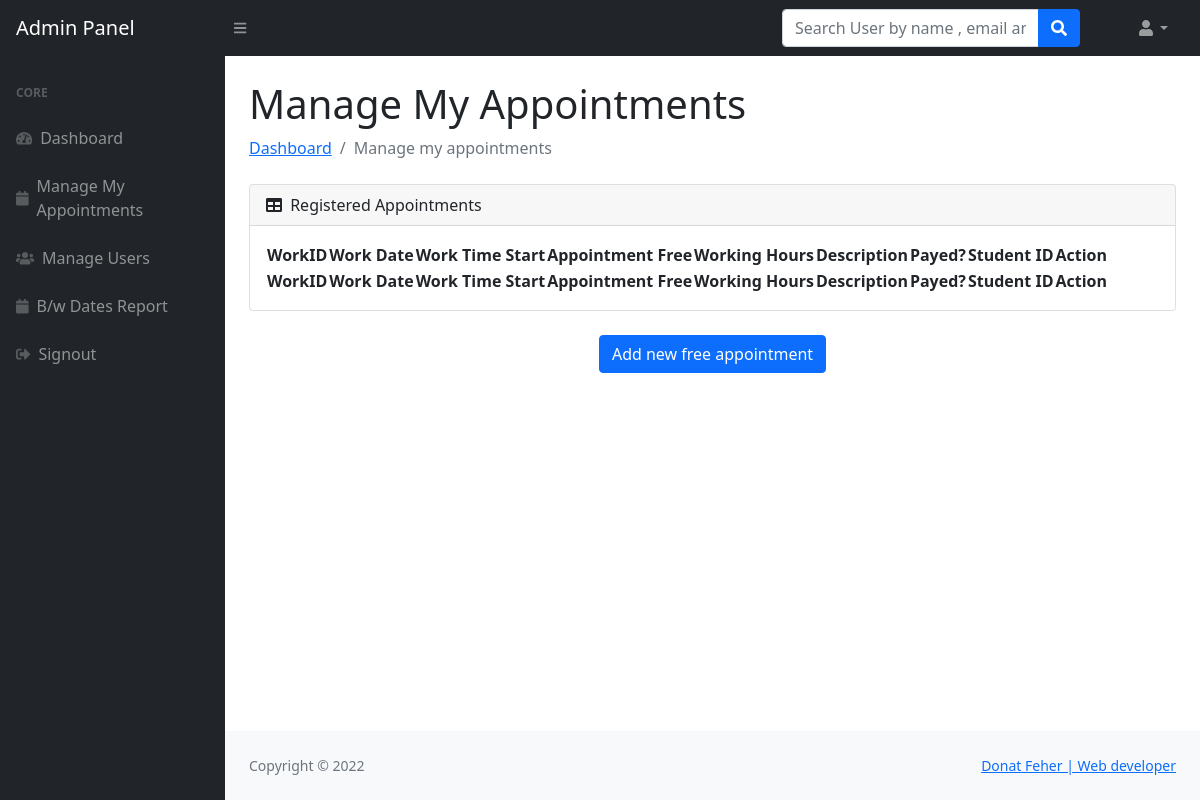
Before: /admin/manage-my-appointments.php (signed in) with the older database file.
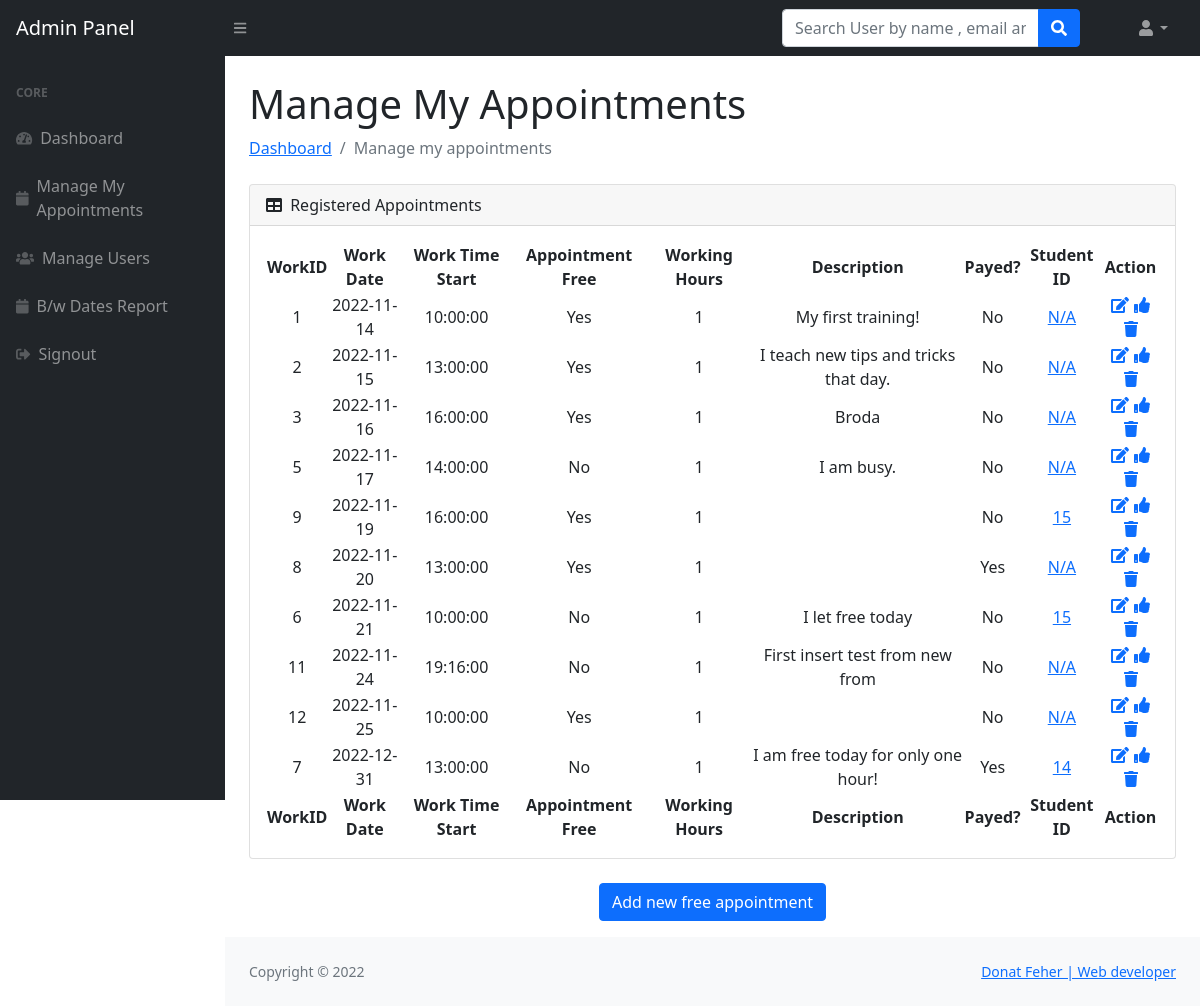
After: the same page with the newer database file.
### tables this page shows
CREATE TABLE `work` (
  `workid` int(11) NOT NULL,
  `workdate` date DEFAULT NULL,
  `worktimestart` time DEFAULT NULL,
  `appointmentfree` tinyint(1) NOT NULL DEFAULT 1,
  `workinghour` int(11) NOT NULL DEFAULT 1,
  `description` varchar(500) DEFAULT NULL,
  `payed` tinyint(1) NOT NULL DEFAULT 0,
  `studentid` int(11) DEFAULT NULL
);

### models/work_model.php (called while the page is built, shortened)
<?php
class Work
{
  function getWorkData()
  {
    $mysqli = new mysqli(DB_SERVER, DB_USER, DB_PASS, DB_NAME);
    $result = $mysqli->query("SELECT * FROM work ORDER BY workdate ASC");
    $rows = $result->fetch_all(MYSQLI_ASSOC);
    return $rows;
  }
}
?>

### admin/manage-my-appointments.php (the view, shortened to what this page needs)
<?php session_start();
if (strlen($_SESSION['adminid']==0)) {
  header('location:logout.php');
  } else{
?>
<!DOCTYPE html>
<html lang="en">
    <head>
        <link href="https://cdn.jsdelivr.net/npm/simple-datatables@latest/dist/style.css" rel="stylesheet" />
        <link href="../css/styles.css" rel="stylesheet" />
    </head>
    <body class="sb-nav-fixed">
      <?php include_once('includes/navbar.php');?>
        <div id="layoutSidenav">
         <?php include_once('includes/sidebar.php');?>
            <div id="layoutSidenav_content">
                <main>
                    <div class="container-fluid px-4">
                        <h1 class="mt-4">Manage My Appointments</h1>
                        <ol class="breadcrumb mb-4">
                            <li class="breadcrumb-item"><a href="dashboard.php">Dashboard</a></li>
                            <li class="breadcrumb-item active">Manage my appointments</li>
                        </ol>
                        <div class="card mb-4">
                            <div class="card-header">
                                <i class="fas fa-table me-1"></i>
                                Registered Appointments
                            </div>
                            <div class="card-body">
                                <table id="datatablesSimple">
                                    <thead>
                                        <tr>
                                          <th style="text-align: center;">WorkID</th>
                                          <th style="text-align: center;">Work Date</th>
                                          <th style="text-align: center;">Work Time Start</th>
                                          <th style="text-align: center;">Appointment Free</th>
                                          <th style="text-align: center;">Working Hours</th>
                                          <th style="text-align: center;">Description</th>
                                          <th style="text-align: center;">Payed?</th>
                                          <th style="text-align: center;">Student ID</th>
                                          <th style="text-align: center;">Action</th>
                                        </tr>
                                    </thead>
                                    <tfoot>
                                        <tr>
                                          <th style="text-align: center;">WorkID</th>
                                          <th style="text-align: center;">Work Date</th>
                                          <th style="text-align: center;">Work Time Start</th>
                                          <th style="text-align: center;">Appointment Free</th>
                                          <th style="text-align: center;">Working Hours</th>
                                          <th style="text-align: center;">Description</th>
                                          <th style="text-align: center;">Payed?</th>
                                          <th style="text-align: center;">Student ID</th>
                                          <th style="text-align: center;">Action</th>
                                        </tr>
                                    </tfoot>
                                    <tbody>
                              <?php
                              require_once('../models/work_model.php');
                              $workModel = new Work();
                              $result = $workModel->getWorkData();
                              foreach ($result as $key => $value) {
                              ?>
                              <tr>
                                  <td style="text-align: center;"><?php echo $value["workid"];?></td>
                                  <td style="text-align: center;"><?php echo $value["workdate"];?></td>
                                  <td style="text-align: center;"><?php echo $value["worktimestart"];?></td>
                                  <td style="text-align: center;"><?php echo ($value["appointmentfree"] == 1) ? "Yes": "No";?></td>
                                  <td style="text-align: center;"><?php echo $value["workinghour"];?></td>
                                  <td style="text-align: center;"><?php echo $value['description'];?></td>
                                  <td style="text-align: center;">
                                    <?php echo ($value["payed"] == 1) ? "Yes": "No";?>
                                  </td>
                                  <td style="text-align: center;">
                                    <a href="user-profile.php?uid=<?php echo ($value["studentid"] == NULL) ? "N/A": $value["studentid"];?>"><?php echo ($value["studentid"] == NULL) ? "N/A": $value["studentid"];?></a>
                                  </td>
                                  <td style="text-align: center;">
                                     <a href="my-appointment.php?workid=<?php echo $value['workid'];?>"><i class="fas fa-edit"></i></a>
                                     <a href="manage-my-appointments.php?payed=<?php echo $value['workid'];?>" onClick="return confirm('Do you really want to set payed and the appointment to reserved?');"><i class="fas fa-thumbs-up" aria-hidden="true"></i></a>
                                     <a href="manage-my-appointments.php?workid=<?php echo $value['workid'];?>" onClick="return confirm('Do you really want to delete?');"><i class="fa fa-trash" aria-hidden="true"></i></a>
                                  </td>
                              </tr>
                              <?php
                                  }
                               ?>
                                    </tbody>
                                </table>
                            </div>
                        </div>
                        <div class="d-flex justify-content-center m-3">
                          <a href="add-new-appointment.php" class="btn btn-primary">Add new free appointment</a>
                        </div>
                    </div>
                </main>
  <?php include('../includes/footer.php');?>
            </div>
        </div>
    </body>
</html>
<?php } ?>

### admin/includes/navbar.php (shortened to what this page needs)
<nav class="sb-topnav navbar navbar-expand navbar-dark bg-dark">
          <a class="navbar-brand ps-3" href="dashboard.php">Admin Panel</a>
          <button class="btn btn-link btn-sm order-1 order-lg-0 me-4 me-lg-0" id="sidebarToggle" href="#!"><i class="fas fa-bars"></i></button>
          <form class="d-none d-md-inline-block form-inline ms-auto me-0 me-md-3 my-2 my-md-0">
              <div class="input-group">
              </div>
          </form>
           <form class="d-none d-md-inline-block form-inline ms-auto me-0 me-md-5 my-5 my-md-0" method="post" action="search-result.php">
              <div class="input-group">
                  <input class="form-control" type="text" placeholder="Search User by name , email and contact number" title="Search User by name , email and contact number" aria-describedby="btnNavbarSearch" name="searchkey" />
                  <button class="btn btn-primary" id="btnNavbarSearch" type="submit" ><i class="fas fa-search"></i></button>
              </div>
          </form>
          <ul class="navbar-nav ms-auto ms-md-0 me-3 me-lg-4">
              <li class="nav-item dropdown">
                  <a class="nav-link dropdown-toggle" id="navbarDropdown" href="#" role="button" data-bs-toggle="dropdown" aria-expanded="false"><i class="fas fa-user fa-fw"></i></a>
              </li>
          </ul>
      </nav>

### admin/includes/sidebar.php
<div id="layoutSidenav_nav">
              <nav class="sb-sidenav accordion sb-sidenav-dark" id="sidenavAccordion">
                  <div class="sb-sidenav-menu">
                      <div class="nav">
                          <div class="sb-sidenav-menu-heading">Core</div>
                          <a class="nav-link" href="dashboard.php">
                              <div class="sb-nav-link-icon"><i class="fas fa-tachometer-alt"></i></div>
                              Dashboard
                          </a>
                          <a class="nav-link" href="manage-my-appointments.php">
                              <div class="sb-nav-link-icon"><i class="fas fa-calendar"></i></div>
                              Manage My Appointments
                          </a>
                          <a class="nav-link" href="manage-users.php">
                              <div class="sb-nav-link-icon"><i class="fas fa-users"></i></div>
                              Manage Users
                          </a>
                          <a class="nav-link" href="bwdates-report-ds.php">
                              <div class="sb-nav-link-icon"><i class="fa fa-calendar"></i></div>
                              B/w Dates Report
                          </a>
                          <a class="nav-link" href="logout.php">
                              <div class="sb-nav-link-icon"><i class="fas fa-sign-out-alt"></i></div>
                              Signout
                          </a>
                      </div>
                  </div>
              </nav>
          </div>

### includes/footer.php
<div id="layoutAuthentication_footer">
             <footer class="py-4 bg-light mt-auto">
                 <div class="container-fluid px-4">
                     <div class="d-flex align-items-center justify-content-between small">
                         <div class="text-muted">Copyright &copy; <?php echo date('Y');?></div>
                         <div>
                             <a href="http://donatfeher.intelligentbusiness.hu" target="_blank">Donat Feher | Web developer  </a>
                         </div>
                     </div>
                 </div>
             </footer>
         </div>

Changed rows visible on the page:
added work: workid "1", workdate "2022-11-14", worktimestart "10:00:00", appointmentfree "Yes", workinghour "1", description "My first training!", payed "No", shows "N/A"
added work: workid "2", workdate "2022-11-15", worktimestart "13:00:00", appointmentfree "Yes", workinghour "1", description "I teach new tips and tricks that day.", payed "No", shows "N/A"
added work: workid "3", workdate "2022-11-16", worktimestart "16:00:00", appointmentfree "Yes", workinghour "1", description "Broda", payed "No", shows "N/A"
added work: workid "5", workdate "2022-11-17", worktimestart "14:00:00", appointmentfree "No", workinghour "1", description "I am busy.", payed "No", shows "N/A"
added work: workid "9", workdate "2022-11-19", worktimestart "16:00:00", appointmentfree "Yes", workinghour "1", payed "No", studentid "15"
added work: workid "8", workdate "2022-11-20", worktimestart "13:00:00", appointmentfree "Yes", workinghour "1", payed "Yes", shows "N/A"
added work: workid "6", workdate "2022-11-21", worktimestart "10:00:00", appointmentfree "No", workinghour "1", description "I let free today", payed "No", studentid "15"
added work: workid "11", workdate "2022-11-24", worktimestart "19:16:00", appointmentfree "No", workinghour "1", description "First insert test from new from", payed "No", shows "N/A"
added work: workid "12", workdate "2022-11-25", worktimestart "10:00:00", appointmentfree "Yes", workinghour "1", payed "No", shows "N/A"
added work: workid "7", workdate "2022-12-31", worktimestart "13:00:00", appointmentfree "No", workinghour "1", description "I am free today for only one hour!", payed "Yes", studentid "14"
